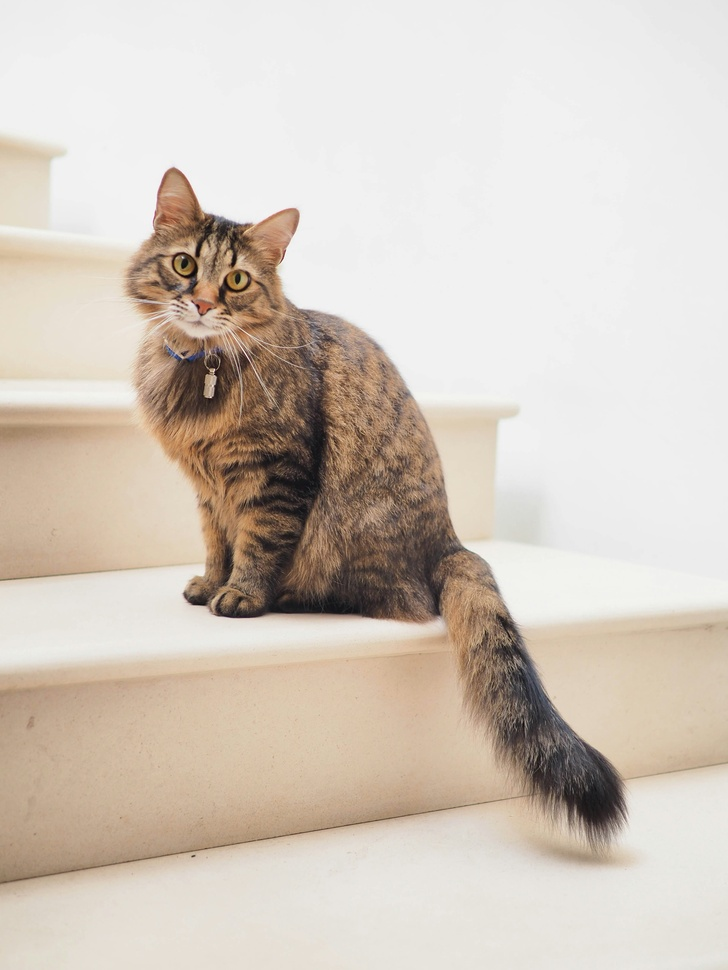
#> input picture week-16-fcn-segmentation/sample_01.jpg, 728 x 970 px, shrunk from 3374 x 4498 before the run, given in place of rural.mp4, which was not available
$ python perspective-transform-and-sift.py
#> lines starting #> are read from the running program, lines starting #| are printed output that depends on the picture; long printed decimals are rounded; pictures that were not available may be replaced by others from this repository, and a replacement may not be noted
#!/usr/bin/env python3
# -*- coding: utf-8 -*-
"""
Created on Wed Apr 22 11:21:06 2026

@author: paulezennolim
"""

import cv2
import numpy as np


def show_video():
    # create VideoCapture object to read from file
    capture = cv2.VideoCapture("rural.mp4")

    # was it created successfully?
    if capture.isOpened() is False:
        print("Error opening file")
        return

    # video properties
    frame_width = int(capture.get(cv2.CAP_PROP_FRAME_WIDTH))
    frame_height = int(capture.get(cv2.CAP_PROP_FRAME_HEIGHT))
    fps = capture.get(cv2.CAP_PROP_FPS)

    if fps <= 0:
        fps = 25.0

    print("Frame width:", frame_width)
    print("Frame height:", frame_height)
    print("Frames per second:", round(fps, 1))

    # ---------------------------------------------------------
    # Perspective transform
    # source points = corners of green quadrilateral
    # destination points = corners of desired rectangle
    #
    # IMPORTANT: order must match in both arrays:
    # top-left, top-right, bottom-right, bottom-left
    # ---------------------------------------------------------
    src = np.float32([
        [365, 476],   # top-left
        [650, 437],   # top-right
        [714, 485],   # bottom-right
        [420, 523]    # bottom-left
    ])

    dst = np.float32([
        [250, 200],   # top-left
        [900, 200],   # top-right
        [900, 500],   # bottom-right
        [250, 500]    # bottom-left
    ])

    # compute transform matrix once, outside loop
    M = cv2.getPerspectiveTransform(src, dst)

    while True:
        ret, frame = capture.read()
#> frame is the input picture: shape (970, 728, 3); mean B, G, R 190.1, 200.8, 211.2

        if ret is True:
            cv2.imshow("Input frame", frame)

            # warp frame using same output size as input
            from_above = cv2.warpPerspective(frame, M, (frame_width, frame_height))
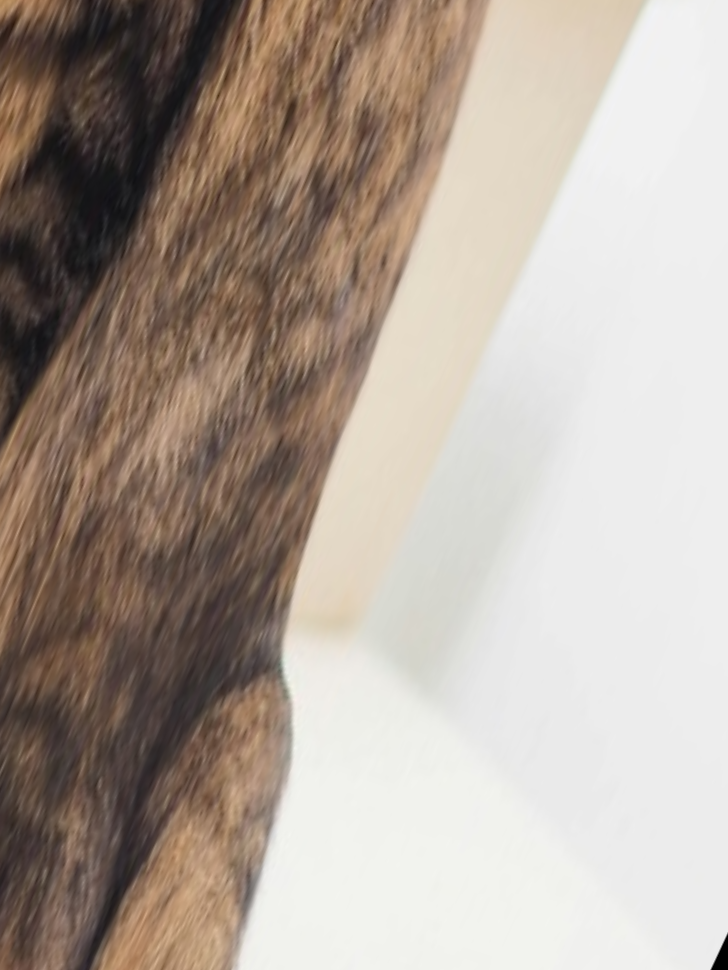
#> from_above: shape (970, 728, 3); mean B, G, R 154.7, 164.5, 176.3

            cv2.imshow("Transformed", from_above)

            # press q to quit
            if cv2.waitKey(int(1000 / fps)) & 0xFF == ord('q'):
#> (key q is pressed here)
                break
        else:
            break

    capture.release()
    cv2.destroyAllWindows()


def sift_match_images():
    # read the two images
    img1 = cv2.imread("church1.jpeg")
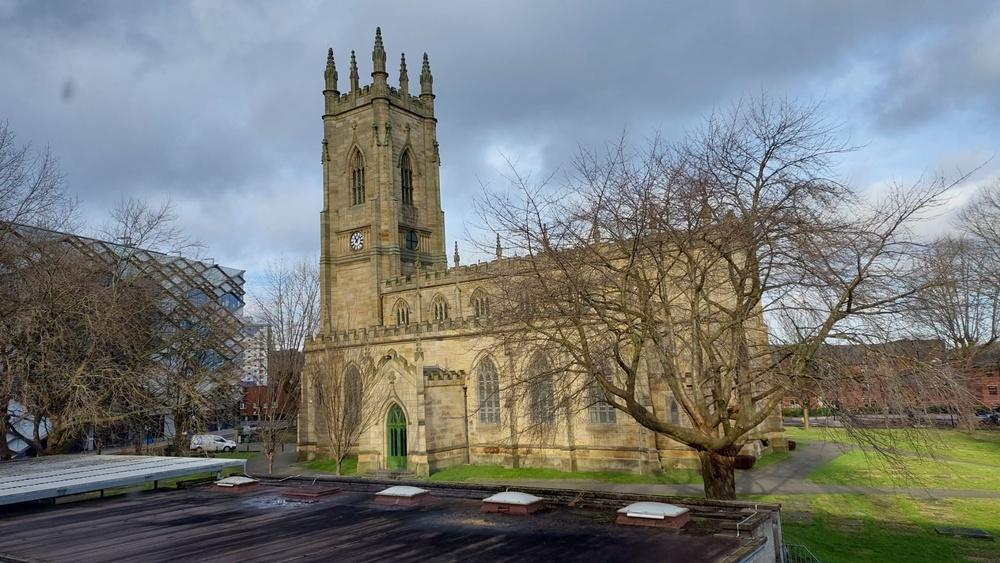
#> input picture week-13-perspective-transform-and-sift/church1.jpeg, 1000 x 563 px, shrunk from 2048 x 1153 before the run
#> img1 is the input picture: shape (563, 1000, 3); mean B, G, R 121.1, 122.9, 119.4
    img2 = cv2.imread("church2.jpeg")
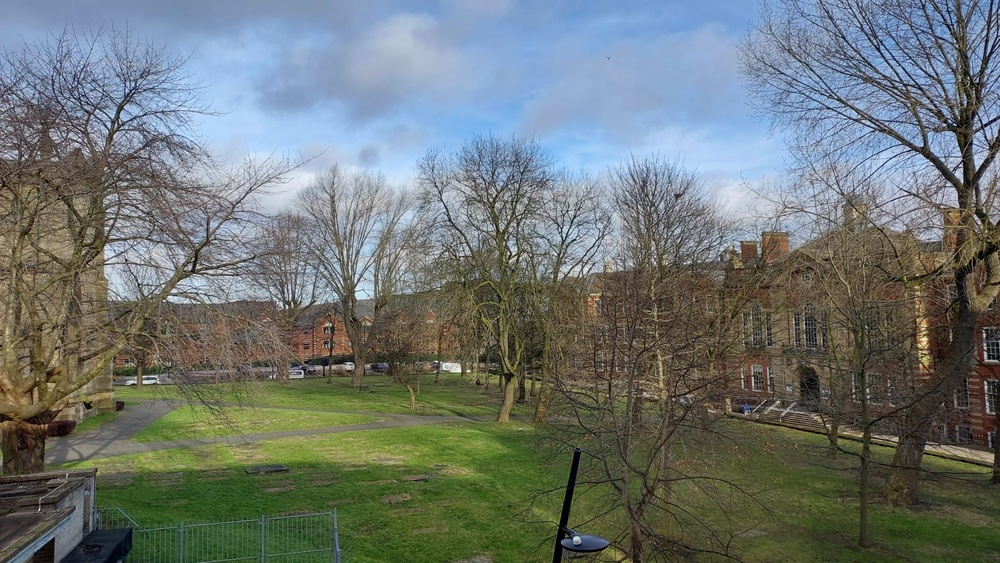
#> input picture week-13-perspective-transform-and-sift/church2.jpeg, 1000 x 563 px, shrunk from 2048 x 1153 before the run
#> img2 is the input picture: shape (563, 1000, 3); mean B, G, R 114.2, 117, 109

    if img1 is None or img2 is None:
        print("Error: could not read one or both images.")
        return

    # convert to grayscale
    gray1 = cv2.cvtColor(img1, cv2.COLOR_BGR2GRAY)
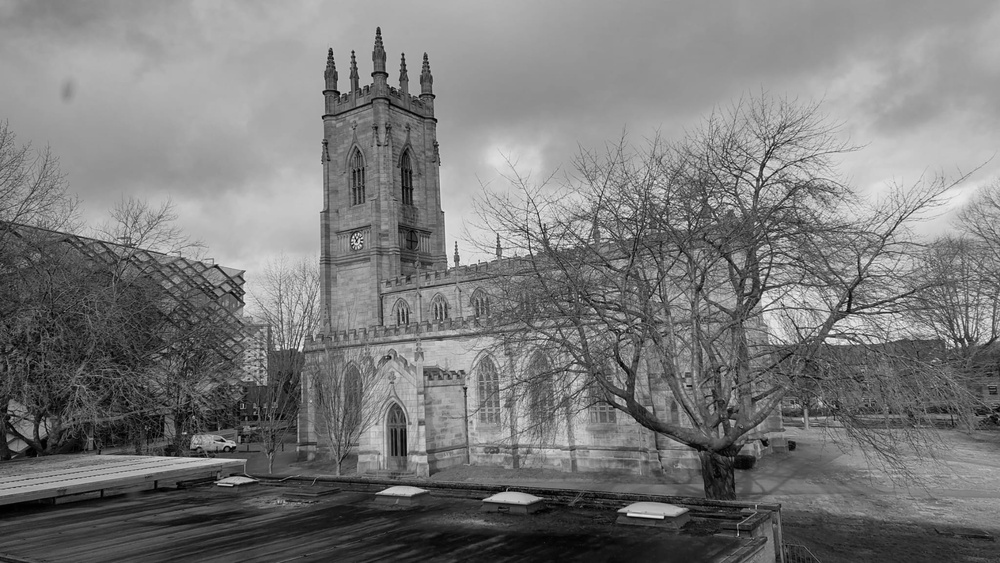
#> gray1: shape (563, 1000); min 0, max 250, mean 121.7
    gray2 = cv2.cvtColor(img2, cv2.COLOR_BGR2GRAY)
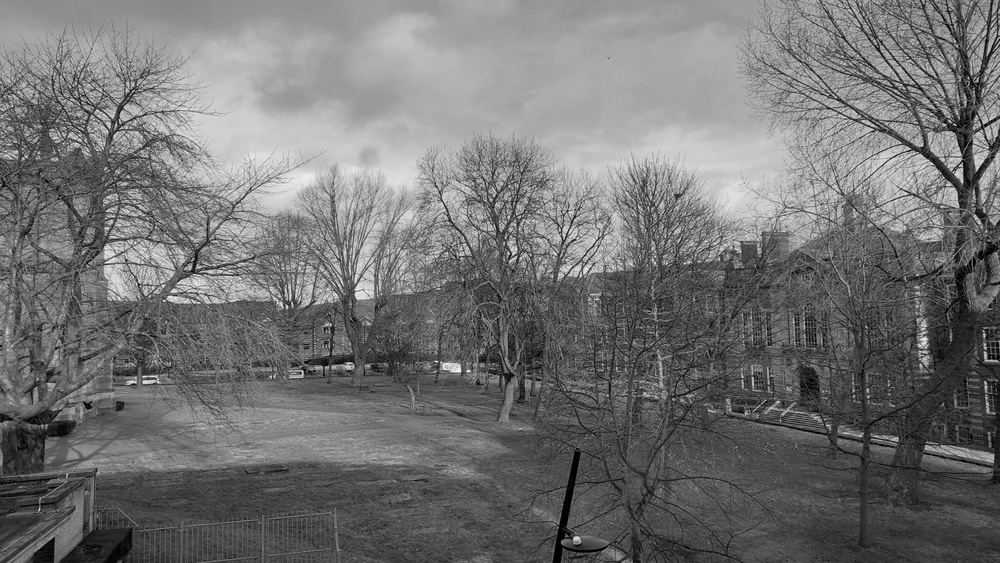
#> gray2: shape (563, 1000); min 0, max 252, mean 114.3

    # create SIFT detector
    sift = cv2.SIFT_create()

    # detect keypoints and descriptors
    kp1, des1 = sift.detectAndCompute(gray1, None)
#> kp1 = 4142 keypoints; strongest (x, y, size): (353, 52, 2), (403, 54, 1.9), (628, 514, 1.9), (662, 517, 1.9)
    kp2, des2 = sift.detectAndCompute(gray2, None)
#> kp2 = 3982 keypoints; strongest (x, y, size): (468, 371, 1.8), (959, 174, 6), (984, 335, 2.3), (287, 307, 2)

    print("Image 1 keypoints:", len(kp1))
#| Image 1 keypoints: 4142
    print("Image 2 keypoints:", len(kp2))
#| Image 2 keypoints: 3982

    if des1 is None or des2 is None:
        print("Error: descriptors could not be computed.")
        return

    # brute force matcher with L2 distance
    bf = cv2.BFMatcher(cv2.NORM_L2)

    # get two nearest matches for Lowe's ratio test
    knn_matches = bf.knnMatch(des1, des2, k=2)
#> knn_matches = 4142 matches

    # keep only good matches
    good_matches = []
    for pair in knn_matches:
        if len(pair) == 2:
            m, n = pair
            if m.distance < 0.75 * n.distance:
                good_matches.append(m)
#> after the loop, good_matches = 337 matches

    # sort matches by increasing distance
    good_matches = sorted(good_matches, key=lambda x: x.distance)

    print("Good matches after ratio test:", len(good_matches))
#| Good matches after ratio test: 337
    if len(good_matches) > 0:
        print("Best match distance:", good_matches[0].distance)
#| Best match distance: 54.369

    # draw top 50 matches (or fewer if less than 50)
    matched_img = cv2.drawMatches(
        img1, kp1,
        img2, kp2,
        good_matches[:50], None,
        flags=cv2.DrawMatchesFlags_NOT_DRAW_SINGLE_POINTS
    )
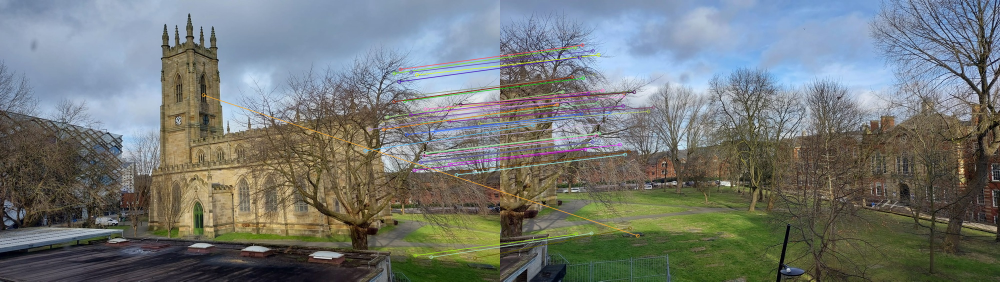
#> matched_img: shape (563, 2000, 3) (shown at 1/2 size); mean B, G, R 117.8, 120, 114.7

    cv2.imshow("Top 50 SIFT matches", matched_img)
    cv2.waitKey(0)
    cv2.destroyAllWindows()


if __name__ == "__main__":
    show_video()
    sift_match_images()
